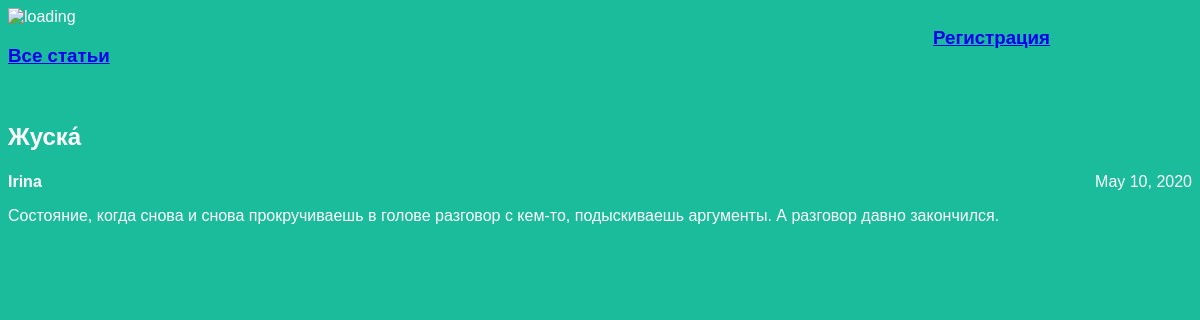
/article/6/, run on the app's committed database.
### articles/models.py (models this page shows, shortened)
class Article(models.Model):
    title = models.CharField(max_length=200)
    author = models.ForeignKey(User, on_delete=models.CASCADE)
    text = models.TextField()
    created_date = models.DateField(auto_now_add=True)
    def get_excerpt(self):
        return self.text[:140] + "..." if len(self.text) > 140\
else self.text

### articles/views.py (the view)
# urls.py: path('article/<int:article_id>/', views.get_article, name='get_article'),
def get_article(request, article_id):
    try:
        post = Article.objects.get(id=article_id)
        return render(request, 'article.html', {"post": post})
    except Article.DoesNotExist:
        raise Http404

### articles/templates/article.html (shortened to what this page needs)
<html>
<body>
<head>
    <link rel="stylesheet" href="{{ STATIC_URL }}/static/article.css">
</head>
    <div class="article">
        <img src="https://media.tenor.com/images/1170597818a37a7c6e3e1d4baeb6e2eb/tenor.gif" alt="loading">
        <h3><a href="/">Все статьи</a></h3><br>
    </div>
    <div style="height:50px; position:absolute; right:150px; top:8px;"><h3><a href="/signup">Регистрация</a></h3></div>
      <div class="achieve">
               <div class="one-post">
                    <h2 class="post-title">{{ post.title }}</h2>
                    <div class="article-info">
                         <h4><div class="article-author">{{ post.author.username }}</div></h4>
                         <div class="article-created-date">{{ post.created_date }}</div>
                    </div>
                    <p class="article-text">{{ post.get_excerpt }}</p>
               </div>
      </div>
</body>
</html>

### articles/static/article.css (style rules this page uses)
body { background: #1abc9c; font-family: Tahoma, Arial, sans-serif; color: #ffffff; }
.article-author { width: 50%; float: left; }
.article-created-date { text-align: right; }

### data on the page
Article: title "Жуска́", author.username "Irina", created_date "May 10, 2020", get_excerpt "Состояние, когда снова и снова прокручиваешь в голове разговор с кем-то, подыскиваешь аргументы. А разговор давно закончился."
